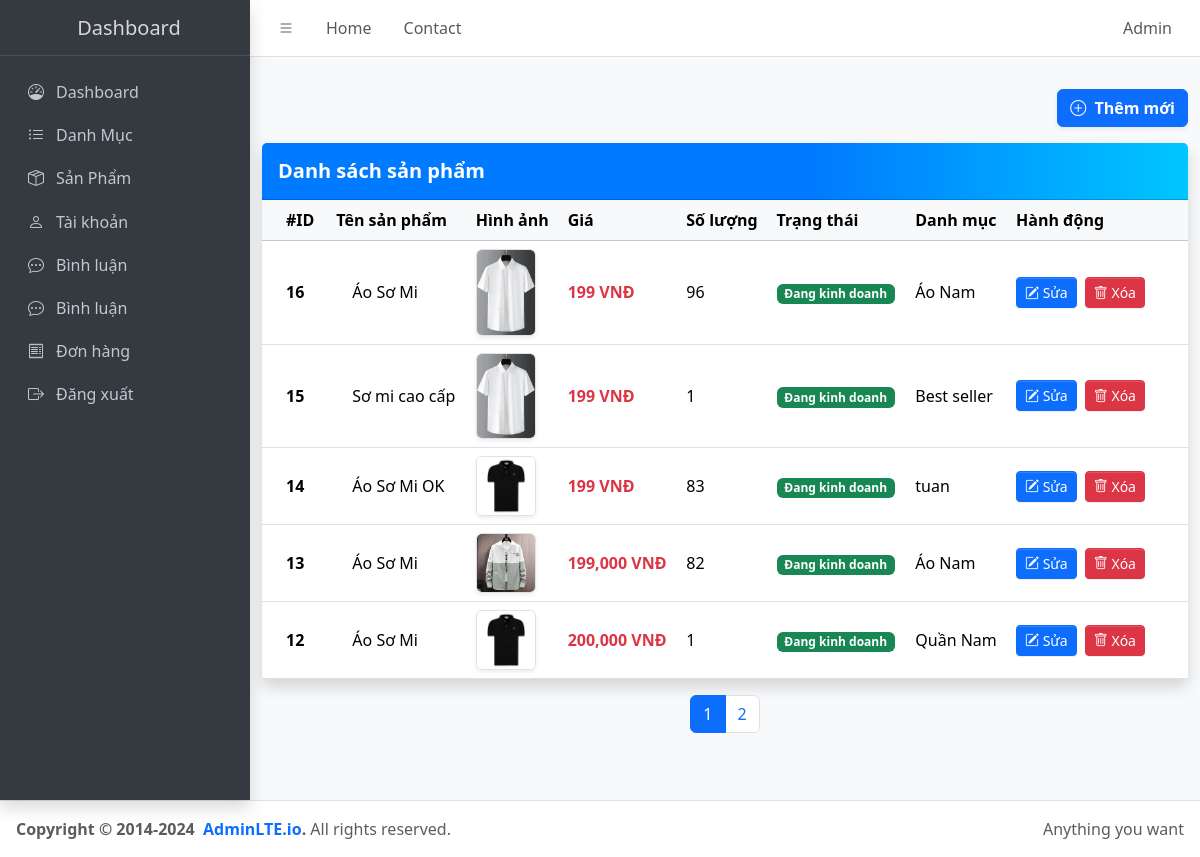
Page /admin/?ctl=listsp (signed in) on the committed database.
### tables this page shows
CREATE TABLE `product` (
  `id` int NOT NULL,
  `name` varchar(255) NOT NULL,
  `image` varchar(255) DEFAULT NULL,
  `price` decimal(10,2) NOT NULL,
  `quantity` int NOT NULL DEFAULT '1',
  `description` varchar(255) DEFAULT NULL,
  `content` text,
  `status` tinyint NOT NULL DEFAULT '1' COMMENT 'status : trang thai kinh doanh . 1 : dang kinh doanh , 0 : ngưng kinh doanh',
  `category_id` int NOT NULL
);

CREATE TABLE `categories` (
  `id` int NOT NULL,
  `cate_name` varchar(255) NOT NULL
);

### commom/function.php (called while the page is built, shortened)
<?php
function view($path_view, $data=[]){
    extract($data);
$path_view = str_replace(".","/",$path_view);
include_once ROOT_DIR ."/views/$path_view.php";
}

### controllers/Admin/AdminProductController.php (called while the page is built, shortened)
<?php
class AdminProductController {
public function index() {
    $productModel = new Product();
    $limit = 5;
    $page = isset($_GET['page']) ? (int)$_GET['page'] : 1;
    $offset = ($page - 1) * $limit;
    $product = $productModel->paginate($limit, $offset);
    $totalProducts = $productModel->countAll();
    $totalPages = ceil($totalProducts / $limit);
    return view('admin.product.list', compact('product', 'message', 'page', 'totalPages'));
}
}

### admin/index.php (called while the page is built, shortened)
<?php
require_once __DIR__ . "/../commom/function.php";
require_once __DIR__ . "/../models/BaseModel.php";
require_once __DIR__ . "/../models/Product.php";
require_once __DIR__ . "/../controllers/Admin/AdminProductController.php";
$ctl = $_GET['ctl'] ?? '';
match ($ctl) {
      '' => (new DashboardController)->index(),
      'listdm' => (new AdminCategoryController)->index(),
      'adddm' => (new AdminCategoryController)->create(),
      'storedm' => (new AdminCategoryController)->store(),
      'editdm' => (new AdminCategoryController)->edit(),
      'updatedm' => (new AdminCategoryController)->update(),
      'deletedm' => (new AdminCategoryController)->delete(),
      'listsp' => (new AdminProductController)->index(),
      'addsp' => (new AdminProductController)->add(),
      'storesp' => (new AdminProductController)->store(),
      'editsp' => (new AdminProductController)->edit(),
      'updatesp' => (new AdminProductController)->update(),
      'deletesp' => (new AdminProductController)->delete(),
      'list-order' => (new AdminOrderController)->index(),
      'order-detail' => (new AdminOrderController)->detail(),
      'update-order-status' => (new AdminOrderController)->updateOrderStatus(),
      'delete-order' => (new AdminOrderController)->delete(),
      default => die("404 - Không tìm thấy hành động phù hợp"),
      'listuser' => (new AuthController)->index(),
      'updateuser' => (new AuthController)->updateActive(),
      '/' => (new AuthController)->logout(),
      'listcomment' => (new AdminCommentController)->index(),
      'hidecomment' => (new AdminCommentController)->hide(),
      'showcomment' => (new AdminCommentController)->show(),
      "order-detail-dashboard" => (new DashboardController)->detail(),
      'profile' => (new AdminProfileController)->index(),
      'update-profile' => (new AdminProfileController)->update(),
};

### models/BaseModel.php (called while the page is built, shortened)
<?php
class BaseModel {
    public function __construct()
{
    try{
        $this->conn = new PDO("mysql:host=" . HOST . ";dbname=". DBNAME .";charset=utf8;port=" .
         PORT , USERNAME, PASSWORD );
    }catch(PDOException $e){
        echo "Lỗi kết nối cơ sở dữ liệu :" . $e->getMessage();
    }
}
}

### models/Product.php (called while the page is built, shortened)
<?php
class Product extends BaseModel
{
    public function paginate($limit, $offset)
    {
        $sql = "SELECT p.*, c.cate_name
            FROM product p
            JOIN categories c ON p.category_id = c.id
            ORDER BY p.id DESC
            LIMIT :limit OFFSET :offset";
        $stmt = $this->conn->prepare($sql);
        $stmt->bindValue(':limit', (int) $limit, PDO::PARAM_INT);
        $stmt->bindValue(':offset', (int) $offset, PDO::PARAM_INT);
        $stmt->execute();
        return $stmt->fetchAll(PDO::FETCH_ASSOC);
    }
    public function countAll()
    {
        $sql = "SELECT COUNT(*) as total FROM product";
        $stmt = $this->conn->prepare($sql);
        $stmt->execute();
        return $stmt->fetch(PDO::FETCH_ASSOC)['total'];
    }
}

### views/admin/product/list.php (the view, shortened to what this page needs)
<?php include_once ROOT_DIR . "views/admin/header.php" ?>
<div class="container">
    <div class="d-flex justify-content-end mb-3">
        <a href="<?= ADMIN_URL . '?ctl=addsp' ?>" class="btn btn-primary fw-semibold shadow-sm">
            <i class="bi bi-plus-circle me-1"></i> Thêm mới
        </a>
    </div>
    <div class="card shadow border-0" style="background: linear-gradient(135deg, #f8fafc 60%, #e3f0ff 100%);">
        <div class="card-header" style="background: linear-gradient(90deg, #007bff 60%, #00c6ff 100%);">
            <h5 class="mb-0 text-white fw-bold">Danh sách sản phẩm</h5>
        </div>
        <div class="card-body p-0">
            <table class="table table-hover align-middle mb-0">
                <thead class="table-light">
                    <tr>
                        <th scope="col" style="width:60px;">#ID</th>
                        <th scope="col">Tên sản phẩm</th>
                        <th scope="col">Hình ảnh</th>
                        <th scope="col">Giá</th>
                        <th scope="col">Số lượng</th>
                        <th scope="col">Trạng thái</th>
                        <th scope="col">Danh mục</th>
                        <th scope="col" style="width:180px;">Hành động</th>
                    </tr>
                </thead>
                <tbody>
                    <?php foreach ($product as $pro): ?>
                        <tr>
                            <th scope="row"><?= $pro['id'] ?></th>
                            <td><?= htmlspecialchars($pro['name']) ?></td>
                            <td>
                                <img src="<?= ROOT_URL . $pro['image'] ?>" width="60" class="rounded shadow-sm border"
                                    alt="">
                            </td>
                            <td class="text-danger fw-bold"><?= number_format($pro['price']) ?> VNĐ</td>
                            <td><?= $pro['quantity'] ?></td>
                            <td>
                                <?php if ($pro['status']): ?>
                                    <span class="badge bg-success">Đang kinh doanh</span>
                                <?php else: ?>
                                    <span class="badge bg-secondary">Ngừng kinh doanh</span>
                                <?php endif; ?>
                            </td>
                            <td><?= htmlspecialchars($pro['cate_name']) ?></td>
                            <td>
                                <a href="<?= ADMIN_URL . '?ctl=editsp&id=' . $pro['id'] ?>"
                                    class="btn btn-primary btn-sm me-1">
                                    <i class="bi bi-pencil-square"></i> Sửa
                                </a>
                                <a href="<?= ADMIN_URL . '?ctl=deletesp&id=' . $pro['id'] ?>" class="btn btn-danger btn-sm"
                                    onclick="return confirm('Bạn có muốn xóa không?')">
                                    <i class="bi bi-trash"></i> Xóa
                                </a>
                            </td>
                        </tr>
                    <?php endforeach ?>
                </tbody>
            </table>
        </div>
    </div>
    <nav>
        <ul class="pagination justify-content-center mt-3">
            <?php for ($i = 1; $i <= $totalPages; $i++): ?>
                <li class="page-item <?= ($i == $page) ? 'active' : '' ?>">
                    <a class="page-link" href="?ctl=listsp&page=<?= $i ?>"><?= $i ?></a>
                </li>
            <?php endfor ?>
        </ul>
    </nav>
</div>
<?php include_once ROOT_DIR . "views/admin/footer.php" ?>

### rows in the picture
product: id "16", name "Áo Sơ Mi", image (picture), price "199", quantity "96", status "Đang kinh doanh", category.cate_name "Áo Nam"
product: id "15", name "Sơ mi cao cấp", image (picture), price "199", quantity "1", status "Đang kinh doanh", category.cate_name "Best seller"
product: id "14", name "Áo Sơ Mi OK", image (picture), price "199", quantity "83", status "Đang kinh doanh", category.cate_name "tuan"
product: id "13", name "Áo Sơ Mi", image (picture), price "199,000", quantity "82", status "Đang kinh doanh", category.cate_name "Áo Nam"
product: id "12", name "Áo Sơ Mi", image (picture), price "200,000", quantity "1", status "Đang kinh doanh", category.cate_name "Quần Nam"

### other values in the picture
$_SESSION["user"]['fullname'] "Admin"
